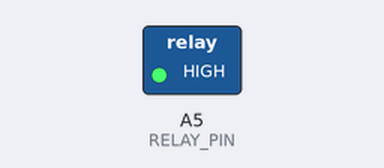
Simulated run of this sketch. Board: Arduino Uno, built with avr-gcc and run on an emulated ATmega328P. Shown: switched loads named in the sketch (green lamp = pin HIGH).

Above: at 2.5 s.
At 7.5 s:
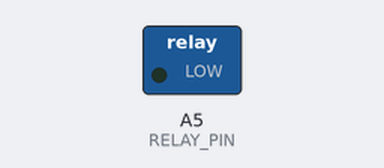
Timing chart, 0 to 13.0 s (numbered marks = the images above):
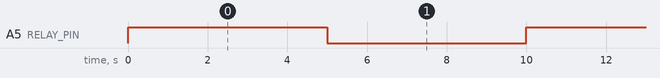

Measured:
- by itself, A5 (RELAY_PIN): alternates HIGH for 5.0 s and LOW for 5.0 s

The sketch:

pump.ino
```cpp
const int RELAY_PIN = A5;

// the setup function runs once when you press reset or power the board
void setup() {
  // initialize digital pin A5 as an output.
  pinMode(RELAY_PIN, OUTPUT);
}

// the loop function runs over and over again forever
void loop() {
  digitalWrite(RELAY_PIN, HIGH); // turn on pump 5 seconds
  delay(5000);
  digitalWrite(RELAY_PIN, LOW);  // turn off pump 5 seconds
  delay(5000);
}
```
